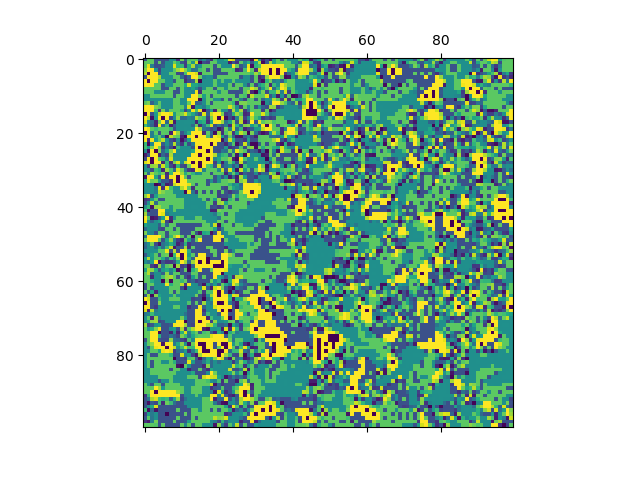
#> input picture more/IMGs/automata2.png, 640 x 480 px; its folder holds only this picture in this run
$ python -i rock_scissors_paper2.py   (imports and definitions only)
#> lines starting #> are read from the running program, lines starting #| are printed output that depends on the picture
import random
import sys
import numpy as np
import matplotlib.pyplot as plt
import matplotlib.animation as animation
from functools import partial

N = 100
A = 0
B = 50
C = 100
Neutro = 200
vals = [A,B,C]

# populate grid with random on/off - more off than on
grid = np.random.choice(vals, N*N, p=[0.4, 0.3, 0.3]).reshape(N, N)
gridLivingTime = np.random.choice([0], N*N).reshape(N, N)

# set up animation
fig, ax = plt.subplots()
mat = ax.matshow(grid)


def viejo(n):
  return n > 70

def comidaAbuntante(n):
  return n < 10


# A -> B -> C -> A ...

def update(data):
  global grid
  global gridLivingTime
  # copy grid since we require 8 neighbors for calculation
  # and we go line by line
  newGrid = grid.copy()
  for i in range(N):
    for j in range(N):
      # compute 8-neghbor sum
      # using toroidal boundary conditions - x and y wrap around
      # so that the simulaton takes place on a toroidal surface.
      vecinos = [grid[i, (j-1)%N], grid[i, (j+1)%N],
               grid[(i-1)%N, j], grid[(i+1)%N, j],
               grid[(i-1)%N, (j-1)%N], grid[(i-1)%N, (j+1)%N],
               grid[(i+1)%N, (j-1)%N], grid[(i+1)%N, (j+1)%N]]

      # apply Conway's rules
      if grid[i,j] == A:
        hayC = len(filter(lambda x: x==C,vecinos)) > 2
        if hayC:
          newGrid[i,j] = C
          gridLivingTime[i,j] = 0
        else:
          newGrid[i,j] = A
          gridLivingTime[i,j] += 1
      elif grid[i,j] == B:
        hayA = len(filter(lambda x: x==A,vecinos)) > 2
        if hayA:
          newGrid[i,j] = A
          gridLivingTime[i,j] = 0
        else:
          newGrid[i,j] = B
          gridLivingTime[i,j] += 1
      elif grid[i,j] == C:
        hayB = len(filter(lambda x: x==B,vecinos)) > 2
        if hayB:
          newGrid[i,j] = B
          gridLivingTime[i,j] = 0
        else:
          newGrid[i,j] = C
          gridLivingTime[i,j] += 1


  # update data
  mat.set_data(newGrid)
  grid = newGrid
  return [mat]

def main(argv, grid=grid, gridLivingTime=gridLivingTime, N=N, mat=mat):
  ani = animation.FuncAnimation(fig, update, interval=50, save_count=50)
  plt.show()

# [2 lines not run here, left out]

>>> import cv2
>>> picture = cv2.imread('IMGs/automata2.png', cv2.IMREAD_GRAYSCALE)
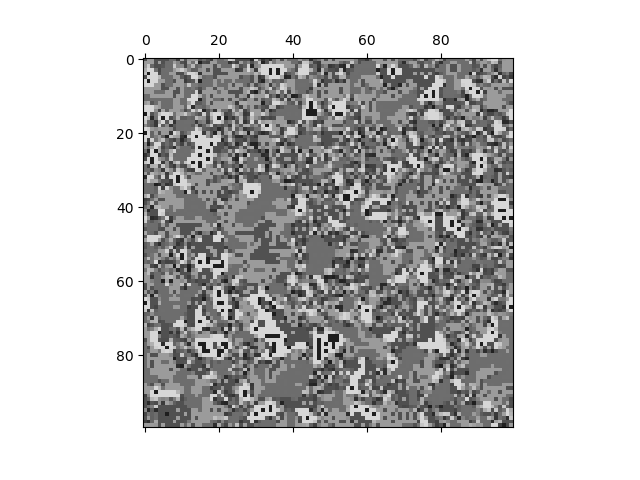
#> picture: shape (480, 640); min 0, max 255, mean 196
#> (the run stopped early here; a loop or call above may not have finished)

$ run again, on more/IMGs/automata3.png
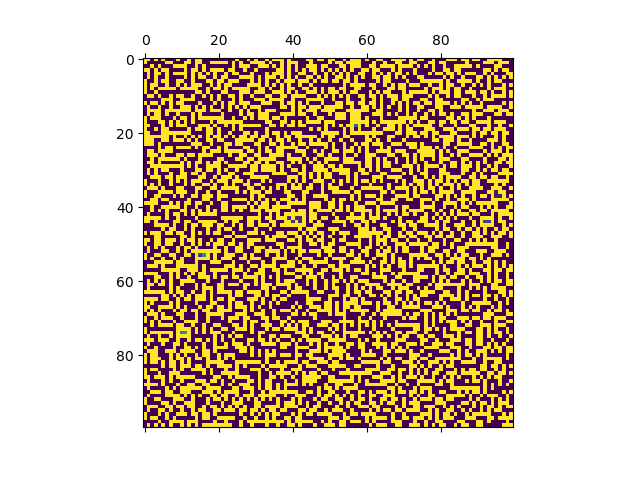
#> input picture more/IMGs/automata3.png, 640 x 480 px
#> `picture = cv2.imread('IMGs/automata2.png', cv2.IMREAD_GRAYSCALE)`:
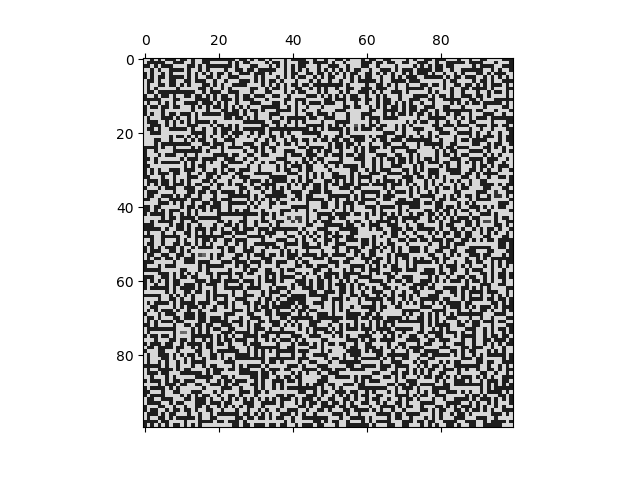
#> picture: shape (480, 640); min 0, max 255, mean 194.6

$ run again, on more/IMGs/rock_scissors_paper.png
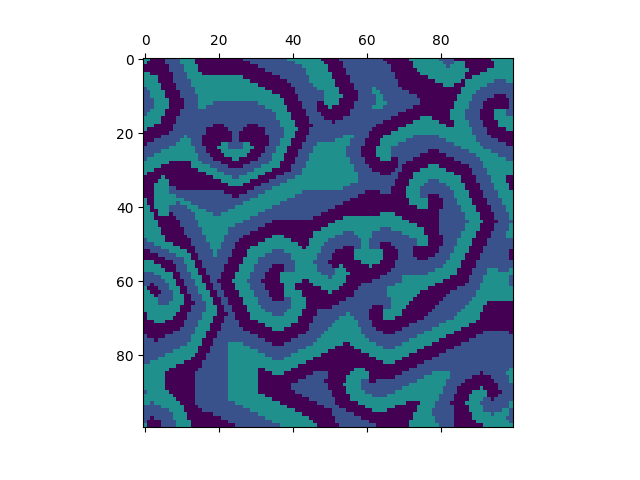
#> input picture more/IMGs/rock_scissors_paper.png, 640 x 480 px
#> `picture = cv2.imread('IMGs/automata2.png', cv2.IMREAD_GRAYSCALE)`:
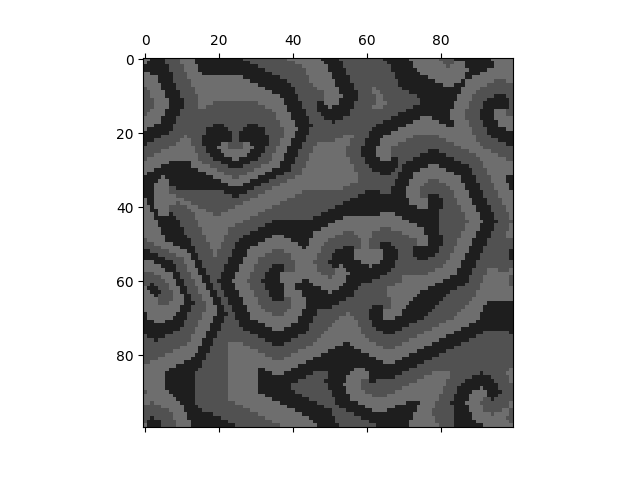
#> picture: shape (480, 640); min 0, max 255, mean 173.4
